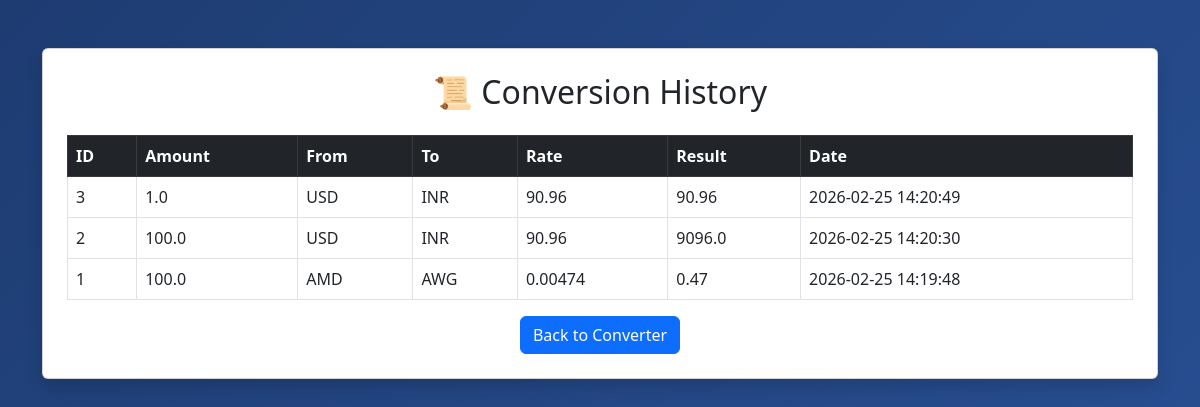
Before: /history with the older database file.
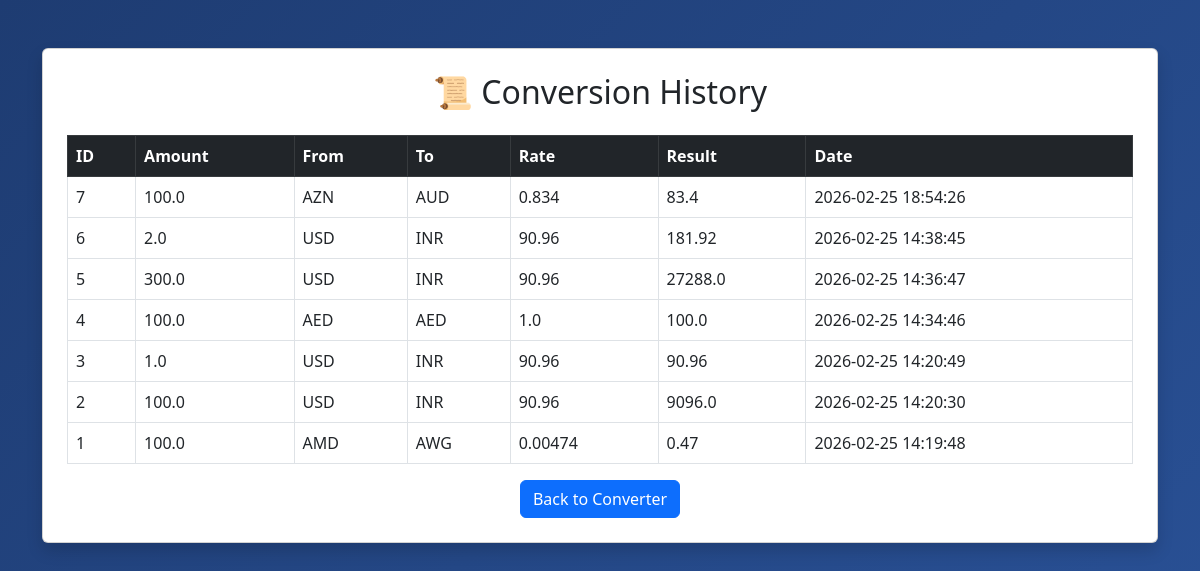
After: the same page with the newer database file.
### tables this page shows
CREATE TABLE history (
            id INTEGER PRIMARY KEY AUTOINCREMENT,
            amount REAL NOT NULL,
            from_currency TEXT NOT NULL,
            to_currency TEXT NOT NULL,
            result REAL NOT NULL,
            rate REAL NOT NULL,
            date TEXT NOT NULL
        );

### app.py (the view)
@app.route("/history")
def history():
    conn = sqlite3.connect(DATABASE)
    cursor = conn.cursor()
    cursor.execute("SELECT * FROM history ORDER BY id DESC")
    records = cursor.fetchall()
    conn.close()
    return render_template("history.html", records=records)

### templates/history.html (shortened to what this page needs)
<!DOCTYPE html>
<html>
<head>
    <link rel="stylesheet" href="{{ url_for('static', filename='style.css') }}">
    <link href="https://cdn.jsdelivr.net/npm/bootstrap@5.3.0/dist/css/bootstrap.min.css" rel="stylesheet">
</head>
<body>
<div class="container mt-5">
    <div class="card shadow p-4">
        <h2 class="text-center mb-4">📜 Conversion History</h2>
        <table class="table table-bordered table-hover">
            <thead class="table-dark">
                <tr>
                    <th>ID</th>
                    <th>Amount</th>
                    <th>From</th>
                    <th>To</th>
                    <th>Rate</th>
                    <th>Result</th>
                    <th>Date</th>
                </tr>
            </thead>
            <tbody>
                {% for row in records %}
                <tr>
                    <td>{{ row[0] }}</td>
                    <td>{{ row[1] }}</td>
                    <td>{{ row[2] }}</td>
                    <td>{{ row[3] }}</td>
                    <td>{{ row[5] }}</td>
                    <td>{{ row[4] }}</td>
                    <td>{{ row[6] }}</td>
                </tr>
                {% endfor %}
            </tbody>
        </table>
        <div class="text-center">
            <a href="/" class="btn btn-primary">Back to Converter</a>
        </div>
    </div>
</div>
</body>
</html>

### static/style.css (style rules this page uses)
body { background: linear-gradient(135deg, #1e3c72, #2a5298); min-height: 100vh; }
.card { border-radius: 15px; }
h2 { font-weight: bold; color: #333; }

Changed rows visible on the page:
added history: id "7", amount "100.0", from_currency "AZN", to_currency "AUD", rate "0.834", result "83.4", date "2026-02-25 18:54:26"
added history: id "6", amount "2.0", from_currency "USD", to_currency "INR", rate "90.96", result "181.92", date "2026-02-25 14:38:45"
added history: id "5", amount "300.0", from_currency "USD", to_currency "INR", rate "90.96", result "27288.0", date "2026-02-25 14:36:47"
added history: id "4", amount "100.0", from_currency "AED", to_currency "AED", rate "1.0", result "100.0", date "2026-02-25 14:34:46"
